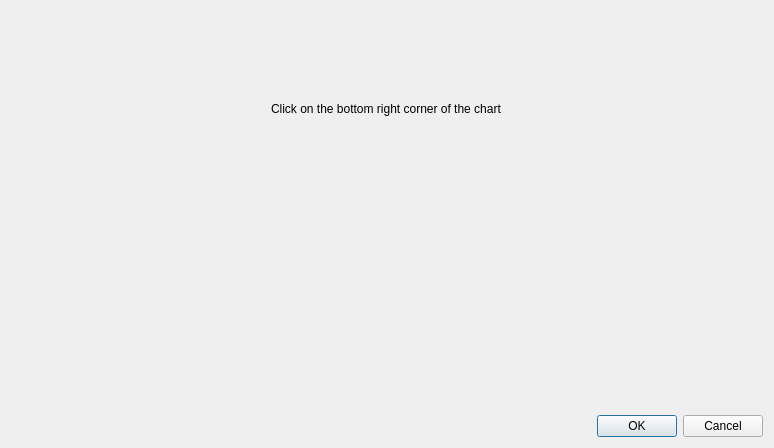
<?xml version="1.0" encoding="UTF-8"?>
<ui version="4.0">
 <class>btm_right_dialog</class>
 <widget class="QDialog" name="btm_right_dialog">
  <property name="geometry">
   <rect>
    <x>0</x>
    <y>0</y>
    <width>774</width>
    <height>448</height>
   </rect>
  </property>
  <property name="windowTitle">
   <string>Click Please</string>
  </property>
  <layout class="QHBoxLayout" name="horizontalLayout">
   <item>
    <layout class="QVBoxLayout" name="btm_right_dialog_layout">
     <item alignment="Qt::AlignHCenter|Qt::AlignVCenter">
      <widget class="QLabel" name="info_text">
       <property name="text">
        <string>Click on the bottom right corner of the chart</string>
       </property>
      </widget>
     </item>
     <item>
      <widget class="QLabel" name="btm_right_img">
       <property name="text">
        <string/>
       </property>
       <property name="pixmap">
        <pixmap resource="../Nnav/resources/click_on_corners_dialog_resources.qrc">:/images/btm_right.png</pixmap>
       </property>
       <property name="scaledContents">
        <bool>false</bool>
       </property>
       <property name="margin">
        <number>5</number>
       </property>
       <property name="indent">
        <number>5</number>
       </property>
      </widget>
     </item>
     <item>
      <widget class="QDialogButtonBox" name="cancelok_btn">
       <property name="orientation">
        <enum>Qt::Horizontal</enum>
       </property>
       <property name="standardButtons">
        <set>QDialogButtonBox::Cancel|QDialogButtonBox::Ok</set>
       </property>
      </widget>
     </item>
    </layout>
   </item>
  </layout>
 </widget>
 <resources>
  <include location="../Nnav/resources/click_on_corners_dialog_resources.qrc"/>
 </resources>
 <connections>
  <connection>
   <sender>cancelok_btn</sender>
   <signal>accepted()</signal>
   <receiver>btm_right_dialog</receiver>
   <slot>accept()</slot>
   <hints>
    <hint type="sourcelabel">
     <x>248</x>
     <y>254</y>
    </hint>
    <hint type="destinationlabel">
     <x>157</x>
     <y>274</y>
    </hint>
   </hints>
  </connection>
  <connection>
   <sender>cancelok_btn</sender>
   <signal>rejected()</signal>
   <receiver>btm_right_dialog</receiver>
   <slot>reject()</slot>
   <hints>
    <hint type="sourcelabel">
     <x>316</x>
     <y>260</y>
    </hint>
    <hint type="destinationlabel">
     <x>286</x>
     <y>274</y>
    </hint>
   </hints>
  </connection>
 </connections>
</ui>
